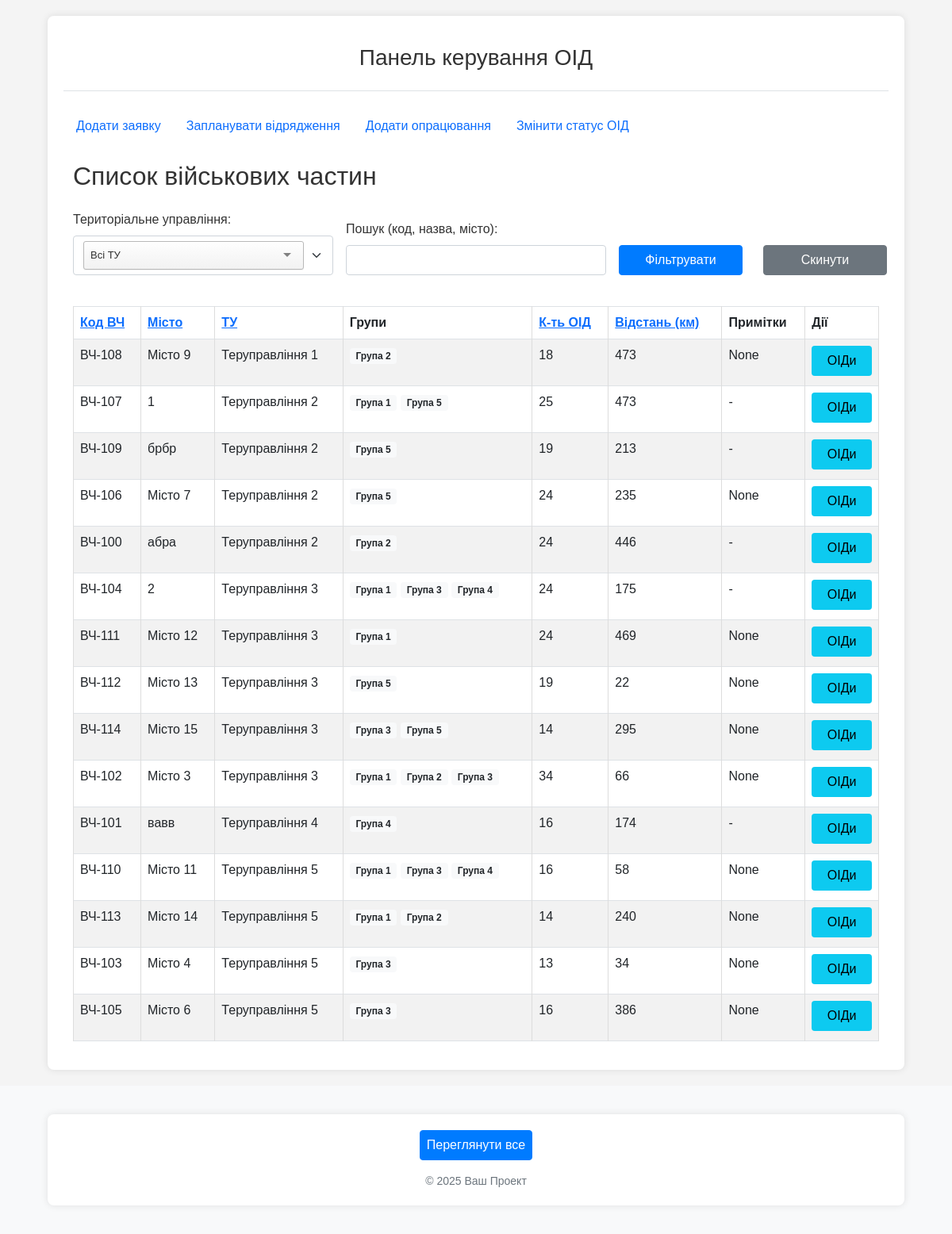
Before: /oids/units/ with the older database file.
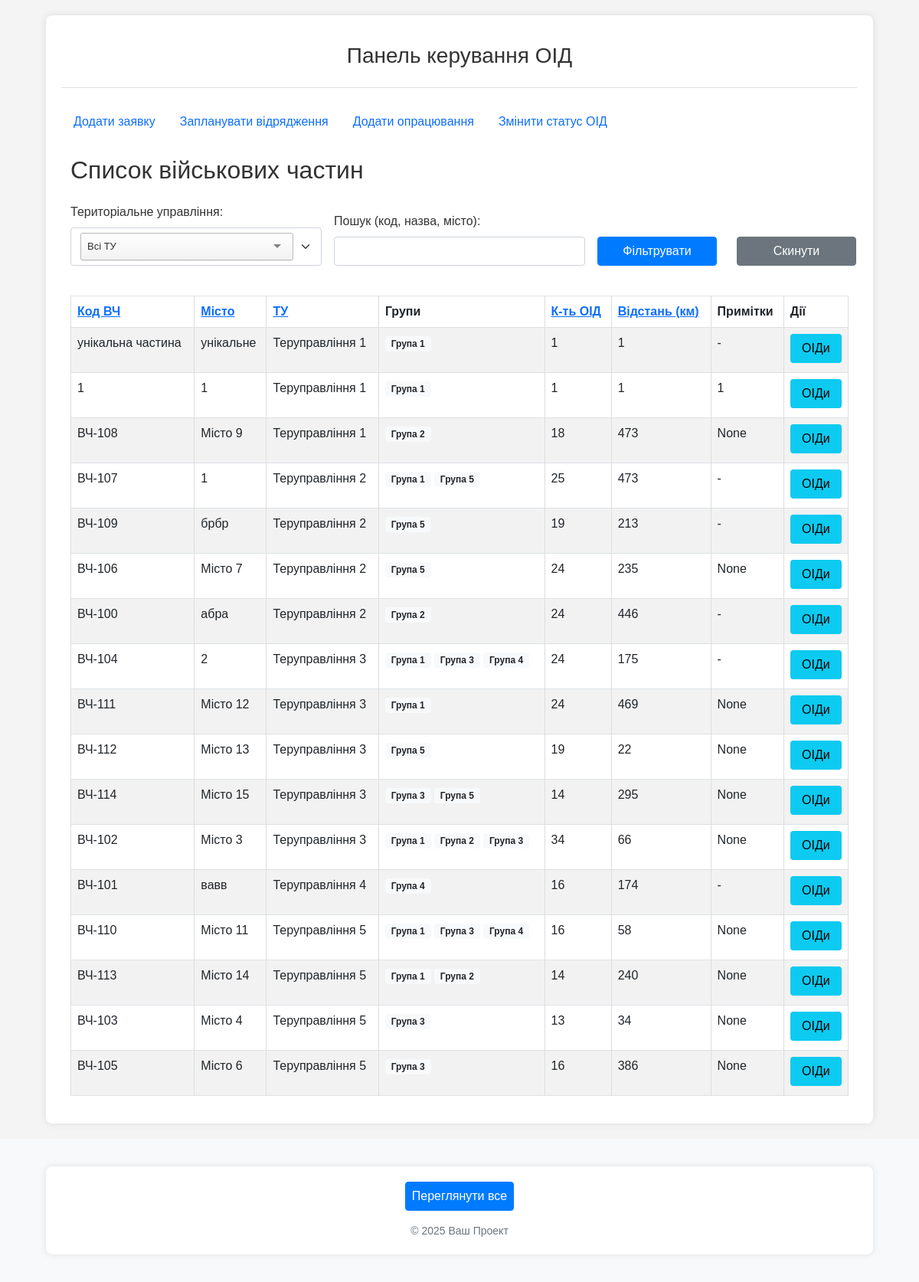
After: the same page with the newer database file.
### oids/models.py (models this page shows, shortened)
class Unit(models.Model):
    territorial_management = models.ForeignKey(
        TerritorialManagement,
        on_delete=models.SET_NULL, # Якщо ТУ видаляється, частина може залишитися, але без прив'язки до ТУ.
        null=True,
        blank=True,
        verbose_name="Територіальне управління",
        related_name='units' # Дозволить отримати всі частини для ТУ: `tu_instance.units.all()`
    )
    code = models.CharField(max_length=50, unique=True, verbose_name="Код частини (номер)")
    name = models.CharField(max_length=255, verbose_name="Назва військової частини", blank=True, null=True) # Можливо, назва не завжди потрібна, якщо є код
    city = models.CharField(max_length=100, verbose_name="Місто розташування") # Збільшив max_length для міст
    distance_from_gu = models.PositiveIntegerField(verbose_name="Відстань від ГУ (км)", blank=True, null=True) # Змінив на PositiveIntegerField
    unit_groups = models.ManyToManyField(
        UnitGroup,
        blank=True,
        verbose_name="Групи військових частин",
        related_name='units' # Дозволить отримати всі частини для групи: `group_instance.units.all()`
    )
    note = models.TextField(verbose_name="Примітки", blank=True, null=True)
    class Meta:
        verbose_name = "Військова частина"
        verbose_name_plural = "Військові частини"

class TerritorialManagement(models.Model):
    code = models.CharField(max_length=50, unique=True, verbose_name="Код управління")
    name = models.CharField(max_length=255, verbose_name="Назва управління")
    note = models.TextField(verbose_name="Примітка", blank=True, null=True)
    class Meta:
        verbose_name = "Територіальне управління"
        verbose_name_plural = "Територіальні управління"

class UnitGroup(models.Model):
    name = models.CharField(max_length=255, unique=True, verbose_name="Назва групи частин")
    note = models.TextField(verbose_name="Примітка", blank=True, null=True)
    class Meta:
        verbose_name = "Група військових частин (для відряджень)"
        verbose_name_plural = "Групи військових частин (для відряджень)"

### oids/views.py (the view)
# urls.py: path('units/', views.unit_list_view, name='list_units'),
def unit_list_view(request):
    units_list_qs = Unit.objects.select_related(
        'territorial_management'
    ).prefetch_related(
        'unit_groups',
        'oids'
    ).annotate(
        oid_count=Count('oids')
    )
    selected_tm_id_str = request.GET.get('territorial_management')
    current_tm_id_int = None # Буде None або int
    if selected_tm_id_str and selected_tm_id_str.isdigit():
        current_tm_id_int = int(selected_tm_id_str)
        units_list_qs = units_list_qs.filter(territorial_management__id=current_tm_id_int)
    search_query = request.GET.get('search_query')
    if search_query:
        units_list_qs = units_list_qs.filter(
            Q(code__icontains=search_query) |
            Q(name__icontains=search_query) |
            Q(city__icontains=search_query)
        )
    sort_by = request.GET.get('sort_by', 'territorial_management__name')
    sort_order = request.GET.get('sort_order', 'asc')
    valid_sort_fields = {
        'code': 'code',
        'name': 'name',
        'city': 'city',
        'tm': 'territorial_management__name',
        'oid_count': 'oid_count',
        'distance': 'distance_from_gu'
    }
    order_by_field = valid_sort_fields.get(sort_by, 'territorial_management__name')
    if sort_order == 'desc':
        order_by_field = f'-{order_by_field}'
    units_list_qs = units_list_qs.order_by(order_by_field, 'name' if order_by_field != 'name' else 'code')
    paginator = Paginator(units_list_qs, 25)
    page_number = request.GET.get('page')
    page_obj = paginator.get_page(page_number)
    territorial_managements_for_filter = TerritorialManagement.objects.all().order_by('name')
    context = {
        'page_title': 'Список військових частин',
        'units': page_obj,
        'page_obj': page_obj,
        'territorial_managements_for_filter': territorial_managements_for_filter,
        'current_tm_id': current_tm_id_int, # Передаємо int або None
        'current_search_query': search_query,
        'current_sort_by': sort_by,
        'current_sort_order': sort_order,
        'is_sorted_desc': sort_order == 'desc',
    }
    return render(request, 'oids/lists/unit_list.html', context)

### oids/templates/oids/lists/unit_list.html (shortened to what this page needs)
{% extends "oids/base.html" %}
{% block content %}
<div class="container-fluid">
	<h2 class="mb-4">{{ page_title }}</h2>
	<form method="GET" action="{% url 'oids:list_units' %}" class="mb-4">
		<div class="row g-3 align-items-end">
			      <div class="col-md-4">
                <label for="territorial_management_filter" class="form-label">Територіальне управління:</label>
            </div>
			<div class="col-md-4">
				<label for="search_query_filter" class="form-label">Пошук (код, назва, місто):</label>
				<input type="text" name="search_query" id="search_query_filter" class="form-control" value="{{ current_search_query|default:'' }}">
			</div>
			<div class="col-md-2">
				<button type="submit" class="btn btn-primary w-100">Фільтрувати</button>
			</div>
			<div class="col-md-2">
				<a href="{% url 'oids:list_units' %}" class="btn btn-secondary w-100">Скинути</a>
			</div>
		</div>
	</form>
	{% if units %}
	<div class="table-responsive">
		<table class="table table-striped table-bordered table-hover">
			<thead class="thead-dark">
				<tr>
					{% url 'oids:list_units' as list_url %}
					{% with tm_param_str=current_tm_id|default_if_none:""|stringformat:"s" search_param_str=current_search_query|default_if_none:"" %}
					{% with base_params="territorial_management="|add:tm_param_str|add:"&search_query="|add:search_param_str %}
					<th>
						<a href="{{ list_url }}?sort_by=code&sort_order={% if current_sort_by == 'code' and not is_sorted_desc %}desc{% else %}asc{% endif %}&{{ base_params }}">
							Код ВЧ {% if current_sort_by == 'code' %}{% if is_sorted_desc %}▼{% else %}▲{% endif %}{% endif %}
						</a>
					</th>
					<th>
						<a href="{{ list_url }}?sort_by=name&sort_order={% if current_sort_by == 'name' and not is_sorted_desc %}desc{% else %}asc{% endif %}&{{ base_params }}">
							Місто {% if current_sort_by == 'name' %}{% if is_sorted_desc %}▼{% else %}▲{% endif %}{% endif %}
						</a>
					</th>
					<th>
						<a href="{{ list_url }}?sort_by=tm&sort_order={% if current_sort_by == 'tm' and not is_sorted_desc %}desc{% else %}asc{% endif %}&{{ base_params }}">
							ТУ {% if current_sort_by == 'tm' %}{% if is_sorted_desc %}▼{% else %}▲{% endif %}{% endif %}
						</a>
					</th>
					<th>Групи</th>
					<th>
						<a href="{{ list_url }}?sort_by=oid_count&sort_order={% if current_sort_by == 'oid_count' and not is_sorted_desc %}desc{% else %}asc{% endif %}&{{ base_params }}">
							К-ть ОІД {% if current_sort_by == 'oid_count' %}{% if is_sorted_desc %}▼{% else %}▲{% endif %}{% endif %}
						</a>
					</th>
					<th>
						<a href="{{ list_url }}?sort_by=distance&sort_order={% if current_sort_by == 'distance' and not is_sorted_desc %}desc{% else %}asc{% endif %}&{{ base_params }}">
							Відстань (км) {% if current_sort_by == 'distance' %}{% if is_sorted_desc %}▼{% else %}▲{% endif %}{% endif %}
						</a>
					</th>
					<th>Примітки</th>
					<th>Дії</th>
					{% endwith %}
					{% endwith %}
				</tr>
			</thead>
			<tbody>
				{% for unit in units %}
				<tr>
					<td>{{ unit.code }}</td>
					<td>{{ unit.city }}</td>
					<td>{{ unit.territorial_management.name|default:"Не вказано" }}</td>
					<td>
						{% for group in unit.unit_groups.all %}
						<span class="badge bg-light text-dark">{{ group.name }}</span>{% if not forloop.last %} {% endif %}
						{% empty %}
						-
						{% endfor %}
					</td>
					<td>{{ unit.oid_count }}</td>
					<td>{{ unit.distance_from_gu|default:"-" }}</td>
					<td>{{ unit.note|truncatewords:10|default:"-" }}</td>
					<td>
						<a href="{% url 'oids:main_dashboard' %}?unit={{ unit.id }}" class="btn btn-sm btn-info mb-1 d-block">ОІДи</a>
					</td>
				</tr>
				{% endfor %}
			</tbody>
		</table>
	</div>
	{% else %}
	<p>Немає військових частин, що відповідають вашим критеріям фільтрації.</p>
	<a href="{% url 'oids:list_units' %}" class="btn btn-primary">Скинути фільтри</a>
	{% endif %}
</div>
{% endblock %}

Changed rows visible on the page:
added Unit: code "унікальна частина", city "унікальне", territorial_management.name "Теруправління 1", oid_count "1", distance_from_gu "1", note "-", UnitGroup (name "Група 1")
added Unit: code "1", city "1", territorial_management.name "Теруправління 1", oid_count "1", distance_from_gu "1", note "1", UnitGroup (name "Група 1")
